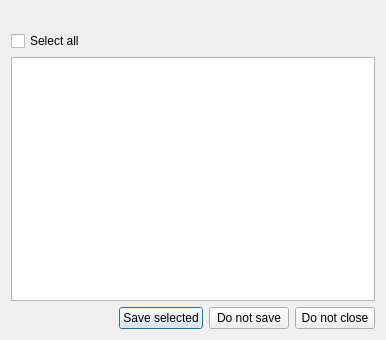
<?xml version="1.0" encoding="UTF-8"?>
<ui version="4.0">
 <class>SelectFilesDlg</class>
 <widget class="QDialog" name="SelectFilesDlg">
  <property name="geometry">
   <rect>
    <x>0</x>
    <y>0</y>
    <width>386</width>
    <height>340</height>
   </rect>
  </property>
  <property name="windowTitle">
   <string>Select files</string>
  </property>
  <layout class="QGridLayout" name="gridLayout">
   <item row="1" column="0" colspan="3">
    <widget class="QCheckBox" name="selectAllChk">
     <property name="text">
      <string>Select all</string>
     </property>
    </widget>
   </item>
   <item row="2" column="0" colspan="4">
    <widget class="QListWidget" name="fileList"/>
   </item>
   <item row="3" column="0">
    <spacer name="horizontalSpacer">
     <property name="orientation">
      <enum>Qt::Horizontal</enum>
     </property>
     <property name="sizeHint" stdset="0">
      <size>
       <width>169</width>
       <height>20</height>
      </size>
     </property>
    </spacer>
   </item>
   <item row="0" column="0" colspan="3">
    <widget class="QLabel" name="textL">
     <property name="text">
      <string/>
     </property>
    </widget>
   </item>
   <item row="3" column="1">
    <widget class="QPushButton" name="saveBtn">
     <property name="text">
      <string>Save selected</string>
     </property>
    </widget>
   </item>
   <item row="3" column="2">
    <widget class="QPushButton" name="dontSaveBtn">
     <property name="text">
      <string>Do not save</string>
     </property>
    </widget>
   </item>
   <item row="3" column="3">
    <widget class="QPushButton" name="dontCloseBtn">
     <property name="text">
      <string>Do not close</string>
     </property>
    </widget>
   </item>
  </layout>
 </widget>
 <resources/>
 <connections/>
</ui>
